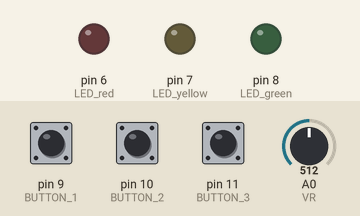
A sketch run on a simulated Arduino Uno, built with avr-gcc and run on an emulated ATmega328P. Parts: output pins drawn as LEDs (lit = HIGH). Dashed ring = blinking. The test bench sets the inputs (shaded band); at power-on: pin 9 (BUTTON_1) HIGH, pin 10 (BUTTON_2) HIGH, pin 11 (BUTTON_3) HIGH, A0 (VR) = 512.

Above: at 1.2 s.
1.3 s: pin 9 (BUTTON_1) pulled LOW for 0.15 s
At 1.8 s:
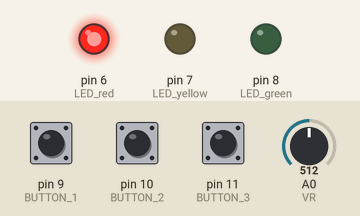
4.4 s: pin 10 (BUTTON_2) pulled LOW for 0.15 s
At 5.0 s:
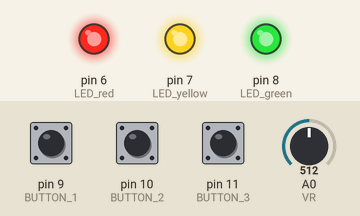
6.7 s: pin 11 (BUTTON_3) pulled LOW for 3.2 s
At 7.1 s:
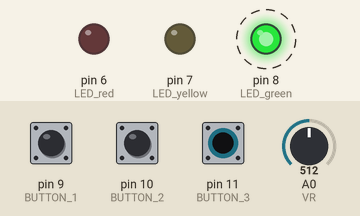
12.5 s: pin 11 (BUTTON_3) pulled LOW for 0.15 s
At 14.0 s:
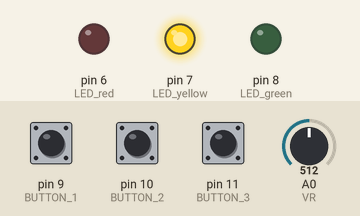
15.6 s: pin 11 (BUTTON_3) pulled LOW for 1 s
At 16.2 s:
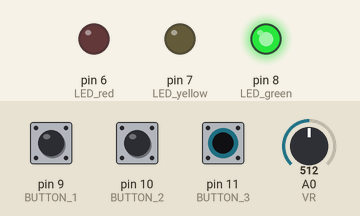
Timing chart, 0 to 19.7 s (numbered marks = the images above; inputs shaded):
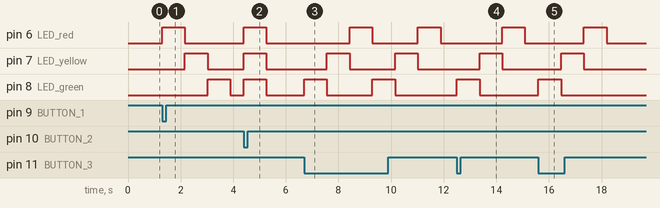

Measured:
- after the input at 1.3 s, pin 6 (LED_red): LOW → HIGH at once, → LOW 0.86 s later; pin 7 (LED_yellow): LOW → HIGH after 0.86 s, → LOW 0.86 s later; pin 8 (LED_green): LOW → HIGH after 1.7 s, → LOW 0.86 s later
- after the input at 4.4 s, pin 6 (LED_red), pin 7 (LED_yellow), pin 8 (LED_green): LOW → HIGH at once, → LOW 0.86 s later
- after the input at 6.7 s, pin 6 (LED_red): alternates HIGH for 0.86 s and LOW for 1.7 s, starting after 1.7 s; pin 7 (LED_yellow): alternates HIGH for 0.86 s and LOW for 1.7 s, starting after 0.86 s; pin 8 (LED_green): alternates HIGH for 0.86 s and LOW for 1.7 s, starting at once
- after the input at 12.5 s, pin 6 (LED_red): LOW → HIGH after 1.7 s, → LOW 0.86 s later; pin 7 (LED_yellow): LOW → HIGH after 0.86 s, → LOW 0.86 s later; pin 8 (LED_green): LOW → HIGH at once, → LOW 0.86 s later
- after the input at 15.6 s, pin 6 (LED_red): LOW → HIGH after 1.7 s, → LOW 0.86 s later; pin 7 (LED_yellow): LOW → HIGH after 0.86 s, → LOW 0.86 s later; pin 8 (LED_green): LOW → HIGH at once, → LOW 0.86 s later

The sketch:

avenger.ino
```cpp
const int BUTTON_1 = 9;
const int BUTTON_2 = 10;
const int BUTTON_3 = 11;
const int LED_red = 6;
const int LED_yellow = 7;
const int LED_green = 8;

const int VR = A0;

// Variables to store button states and speed
int button1State = 0;
int button2State = 0;
int button3State = 0;
int vrValue = 0;
int speed = 0;

void setup() {
  // Set LED pins as OUTPUT
  pinMode(LED_red, OUTPUT);
  pinMode(LED_yellow, OUTPUT);
  pinMode(LED_green, OUTPUT);

  // Set button pins as INPUT_PULLUP
  pinMode(BUTTON_1, INPUT_PULLUP);
  pinMode(BUTTON_2, INPUT_PULLUP);
  pinMode(BUTTON_3, INPUT_PULLUP);
}

void loop() {
  // Read button states (inverted logic due to pull-up resistors)
  button1State = digitalRead(BUTTON_1);
  button2State = digitalRead(BUTTON_2);
  button3State = digitalRead(BUTTON_3);


  vrValue = analogRead(VR);
  //speed = map(vrValue, 0, 600, 10, 1000); // Adjust the range as needed
  speed = vrValue *1000./ 600+10;
  if (button1State == LOW) {
    // Button 1 pressed: LED running to the left
    digitalWrite(LED_red, HIGH);
    delay(speed);
    digitalWrite(LED_red, LOW);
    digitalWrite(LED_yellow, HIGH);
    delay(speed);
    digitalWrite(LED_yellow, LOW);
    digitalWrite(LED_green, HIGH);
    delay(speed);
    digitalWrite(LED_green, LOW);
  } else if (button2State == LOW) {
    // Button 2 pressed: LED blinking
    digitalWrite(LED_red, HIGH);
    digitalWrite(LED_yellow, HIGH);
    digitalWrite(LED_green, HIGH);
    delay(speed);
    digitalWrite(LED_red, LOW);
    digitalWrite(LED_yellow, LOW);
    digitalWrite(LED_green, LOW);
    delay(speed);
  } else if (button3State == LOW) {
    // Button 3 pressed: LED running to the right
    digitalWrite(LED_green, HIGH);
    delay(speed);
    digitalWrite(LED_green, LOW);
    digitalWrite(LED_yellow, HIGH);
    delay(speed);
    digitalWrite(LED_yellow, LOW);
    digitalWrite(LED_red, HIGH);
    delay(speed);
    digitalWrite(LED_red, LOW);
  } else {
    // No button pressed: All LEDs off
    digitalWrite(LED_red, LOW);
    digitalWrite(LED_yellow, LOW);
    digitalWrite(LED_green, LOW);
  }
}
```
